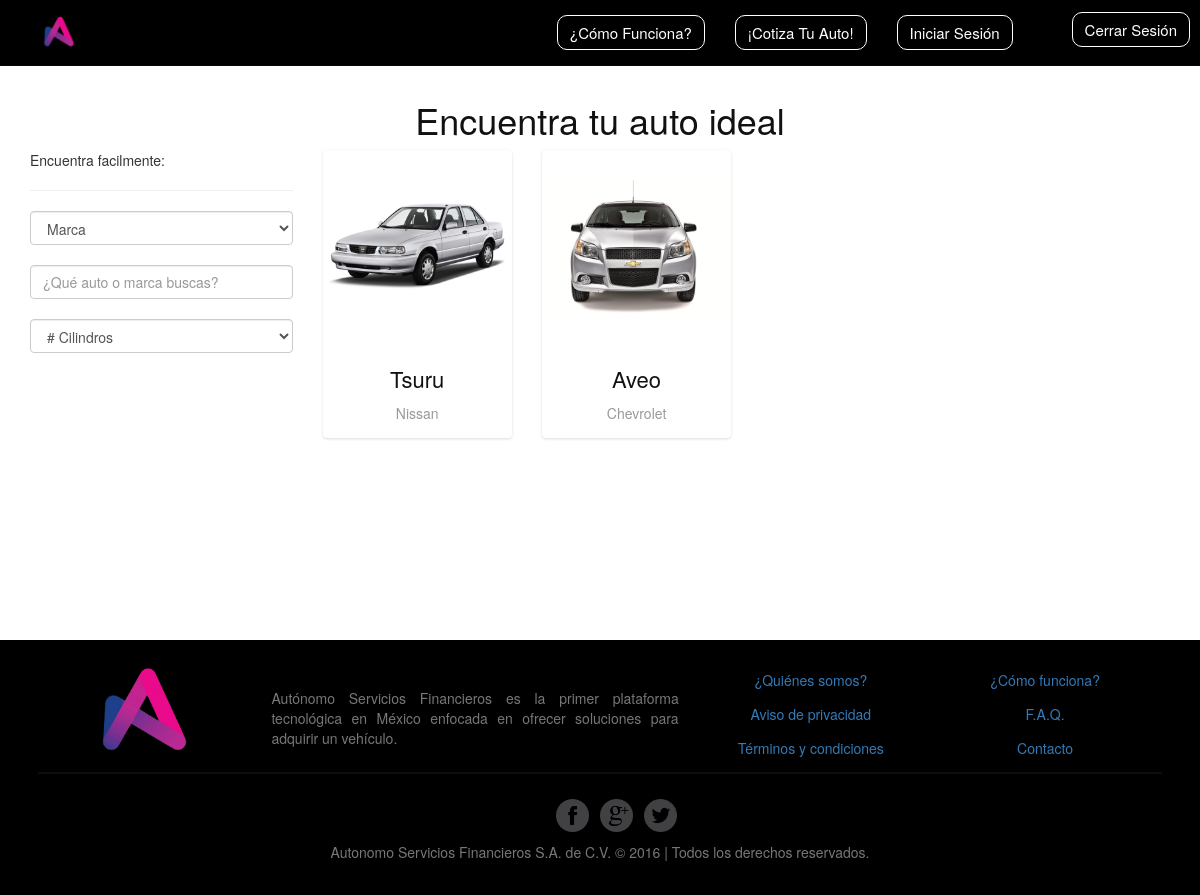
The page /catalogo/ on the database as committed earlier.
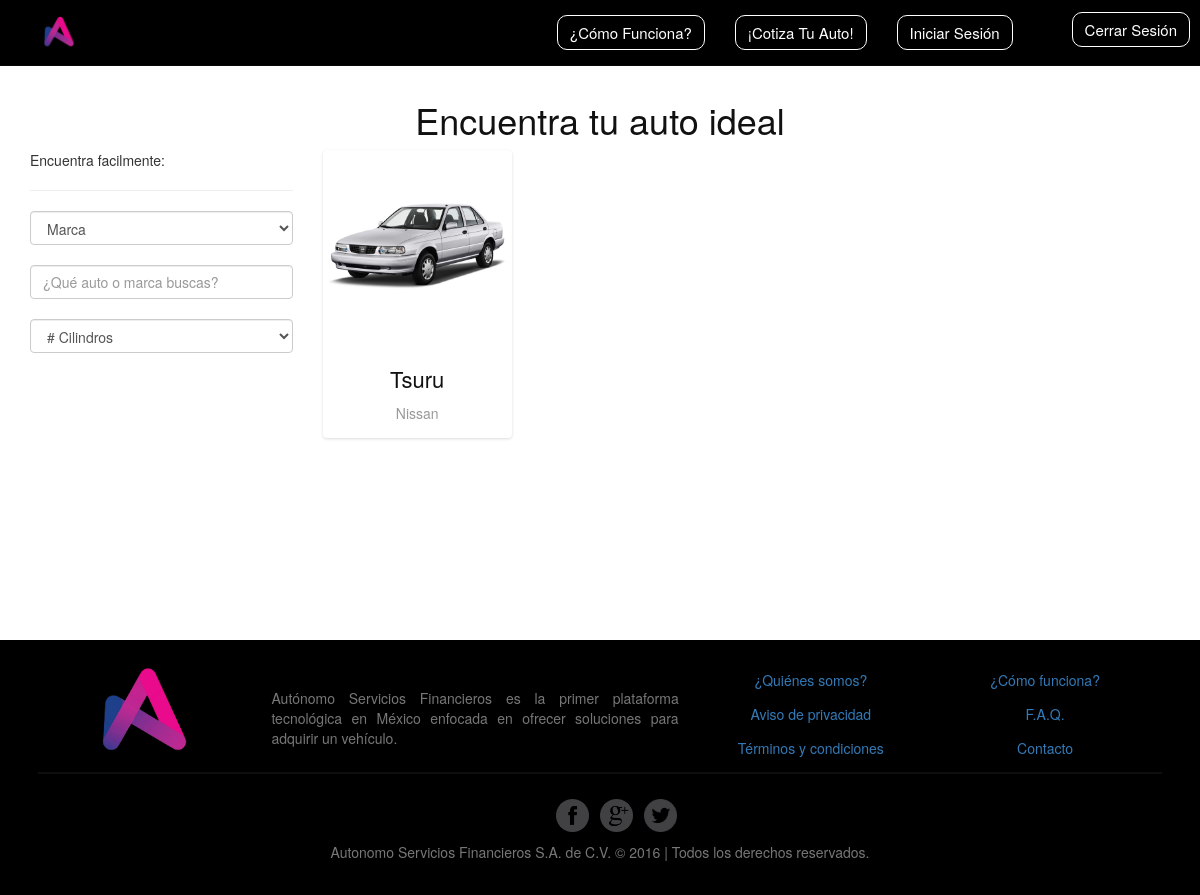
The same page on the database as committed later.
### vehicles/models.py (models this page shows, shortened)
class Vehicle(models.Model):
	trademark = models.ForeignKey(trademark)
	vehicle_version = models.ManyToManyField(Vehicle_version,related_name="vehicles")
	vehicle_color = models.ManyToManyField(vehicle_color)
	name = models.CharField(max_length=60)
	anio = models.DateField(auto_now=True)
	description_short = models.TextField()
	img_front = models.ImageField(upload_to="assets/vehicles", blank=True, null=True)
	img_left = models.ImageField(upload_to="assets/vehicles", blank=True, null=True)
	img_right = models.ImageField(upload_to= "assets/vehicles", blank=True, null=True)
	img_back = models.ImageField(upload_to= "assets/vehicles", blank=True, null=True)

class trademark(models.Model):
	name = models.CharField(max_length=60)
	logo = models.ImageField(upload_to="assets/trademark", blank=True, null=True)

### vehicles/views.py (the view)
class Vehicles(View):
	def get(self,request):
		template_name = 'catalog/catalog.html'
		queryset = Vehicle.objects.all()
		context = {'vehicles':queryset}
		return render(request, template_name, context)

### vehicles/templates/catalog/catalog.html (shortened to what this page needs)
{%extends 'base.html'%}
{%load static%}
{%block styles%}
    <link rel="stylesheet" href="{%static 'css/catalog/_catalog.css'%}">
{%endblock styles%}
{%block content%}
<div class="container adjust">
    <div class="row card-container-master">
    <div class="titulo">
            <h1> Encuentra tu auto ideal </h1>
        </div>
    <div class="col-md-3">
        <span>Encuentra facilmente: </span>
        <hr>
         <select class="form-control" >
            <option value="">Marca</option>
        </select>
        <br>
        <input class="form-control" type="text" placeholder="¿Qué auto o marca buscas?" >
        <br>
        <select class="form-control" >
            <option value=""># Cilindros</option>
        </select>
    </div>
<div class="col-md-9">
    <div class="row">
    {%for vehicle in vehicles%}
             <div class="col-md-3">
                            <div class="card-container">
                                 <div class="card">
                                     <div class="front">
                                         <div class="cover" style="background-image:url(/media/{{vehicle.img_front}})">
                                         </div>
                                         <div class="content">
                                             <div class="main">
                                                 <h3 class="name">{{vehicle.name}}</h3>
                                                 <p class="profession">{{vehicle.trademark.name}}</p>
                                             </div>
                                         </div>
                                     </div>
                                     <div class="back">
                                         <div class="header">
                                             <h5 class="motto">"Automovil de trabajo"</h5>
                                         </div>
                                         <div class="content">
                                             <div class="main">
                                                 <h4 class="text-center">Descripcion</h4>
                                                 <p class="text-center">4 cilindros</p>
                                                 <p class="text-center">{{vehicle.description_short}}</p>
                                                 <div class="stats-container">
                                                     <a class="btn btn-block btn-primary" href="detalle/{{vehicle.pk}}">Adquierelo Ahora</a>
                                                 </div>
                                             </div>
                                         </div>
                                     </div>
                                 </div>
                             </div>
                </div>
        {%endfor%}
    </div>
</div>
    </div>
</div>
{%endblock content%}

Rows that differ between the two databases and show on the page:
removed Vehicle: img_front (picture), name "Aveo", trademark.name "Chevrolet"
